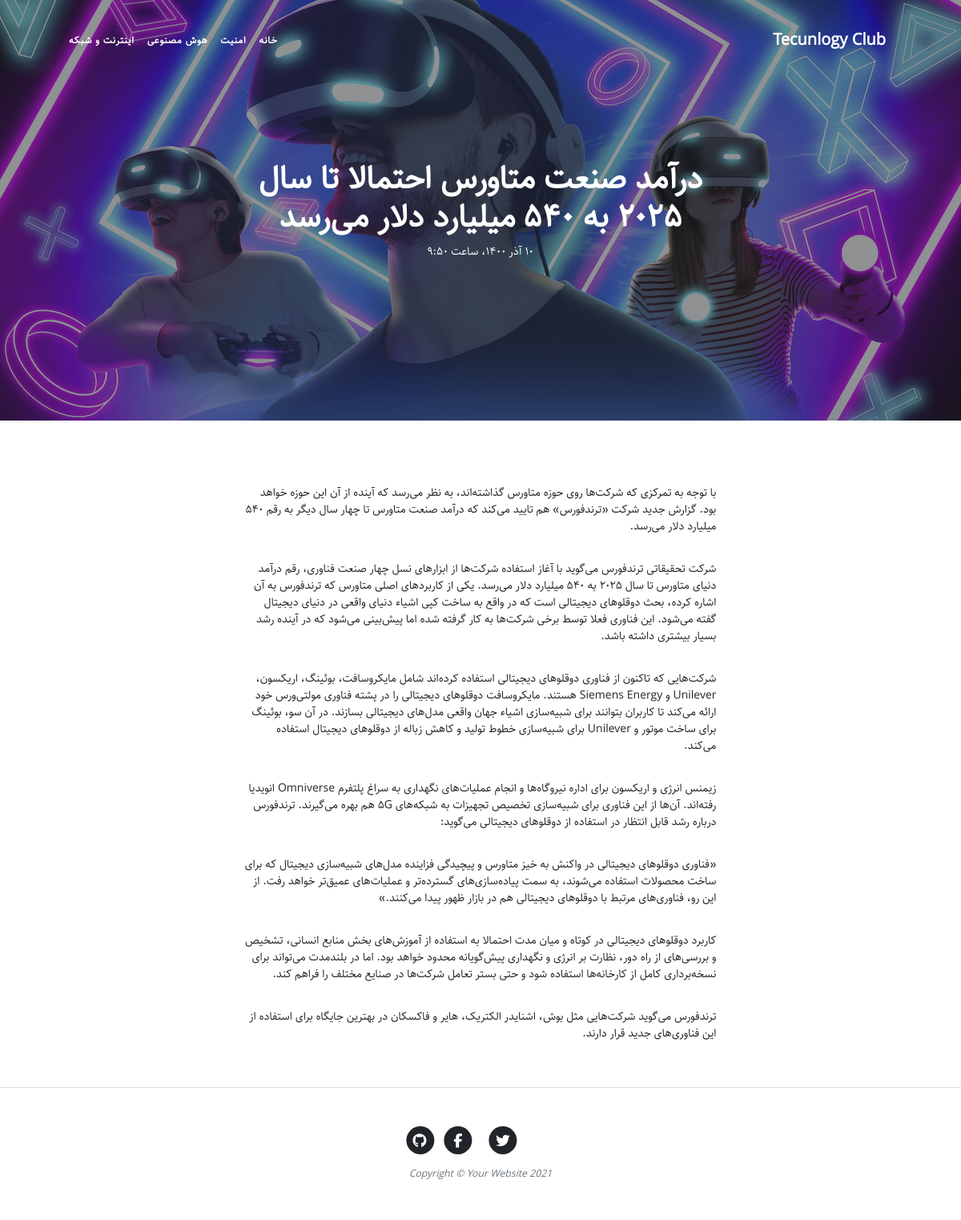
Screenshot of /article/drmd-snaat-mtors-html-t-sl-bh-mlrd-dlr-mrsd with the database file from the repository.
### blog/models.py (models this page shows, shortened)
class Category(models.Model):
    title = models.CharField(max_length=200, verbose_name="عنوان")
    slug = models.SlugField(max_length=200, unique=True, verbose_name="ادرس")
    status = models.BooleanField(
        default=True, verbose_name="ایا نمایش داده شود؟")
    position = models.IntegerField(default=0, verbose_name="پوزیشن")
    class Meta:
        verbose_name = "دسته بندی"
        verbose_name_plural = "دسته بندی ها"
        ordering = ['position']

class Article(models.Model):
    STATUS_CHOICES = (
        ('d', 'پیش نویس'),
        ('p', 'منتشر شده'),
    )
    title = models.CharField(max_length=200, verbose_name="عنوان")
    slug = models.SlugField(max_length=200, unique=True, verbose_name="ادرس")
    category = models.ManyToManyField(
        Category, verbose_name="دسته بندی", related_name="articles")
    description = models.TextField(verbose_name="توضیحات")
    thumbnail = models.ImageField(upload_to='images', verbose_name="تصویر")
    publish = models.DateTimeField(
        default=timezone.now, verbose_name="زمان انتشار")
    created = models.DateTimeField(auto_now_add=True)
    updated = models.DateTimeField(auto_now=True)
    status = models.CharField(
        max_length=1, choices=STATUS_CHOICES, verbose_name="وضعیت")
    class Meta:
        verbose_name = "مقاله"
        verbose_name_plural = "مقالات"
        ordering = ['-publish']
    def jpublish(self):
        return jalali_converter(self.publish)
    jpublish.short_description = "زمان انتشار"
    def category_to_str(self):
        return "، ".join([category.title for category in self.category.all()])
    category_to_str.short_description = "دسته‌بندی"
    objects = ArticleManager()

### blog/views.py (the view)
# urls.py: path('article/<slug:slug>', detail, name="detail"),
def detail(request, slug):
    context = {
        "article": get_object_or_404(Article.objects.published(), slug=slug)
    }
    return render(request, 'blog/single.html', context)

### blog/models.py (called while the page is built)
    def published(self):
        return self.filter(status='p')

### blog/templatetags/base_tags.py (called while the page is built)
@register.simple_tag
def title():
    return "Tecunlogy Club"

@register.inclusion_tag("blog/partials/category_navbar.html")
def category_navbar():
    return {
        "category": Category.objects.filter(status=True)
    }

### extensions/jalali.py (called while the page is built)
    def persian_tuple(self):
        return self.persian_year, self.persian_month, self.persian_day

### extensions/utils.py (called while the page is built)
def persian_numbers_converter(mystr):
    numbers = {
        "0": "۰",
        "1": "۱",
        "2": "۲",
        "3": "۳",
        "4": "۴",
        "5": "۵",
        "6": "۶",
        "7": "۷",
        "8": "۸",
        "9": "۹",
    }
    for e, p in numbers.items():
        mystr = mystr.replace(e, p)
    return mystr

def jalali_converter(time):
    jmonths = ["فروردین", "اردیبهشت", "خرداد", "تیر", "مرداد",
               "شهریور", "مهر", "آبان", "آذر", "دی", "بهمن", "اسفند", ]
    time = timezone.localtime(time)
    time_to_str = "{},{},{}".format(time.year, time.month, time.day)
    time_to_tuple = jalali.Gregorian(time_to_str).persian_tuple()
    time_to_list = list(time_to_tuple)
    for index, month in enumerate(jmonths):
        if time_to_list[1] == index + 1:
            time_to_list[1] = month
            break
    output = "{} {} {}، ساعت {}:{}".format(
        time_to_list[2],
        time_to_list[1],
        time_to_list[0],
        time.hour,
        time.minute,
    )
    return persian_numbers_converter(output)

### blog/templates/blog/single.html
{% extends "blog/base.html" %} {% block title %} | {{article.title}}{%endblock%} {% block main %}
<header class="masthead" style="background-image:
  url('{{ article.thumbnail.url }}')">
  <div class="container position-relative px-4 px-lg-5">
    <div class="row gx-4 gx-lg-5 justify-content-center">
      <div class="col-md-10 col-lg-8 col-xl-7">
        <div class="site-heading">
          <h1>{{ article.title }}</h1>
          <time>{{ article.jpublish }}</time>
        </div>
      </div>
    </div>
  </div>
</header>
<article class="mb-4">
  <div class="container px-4 px-lg-5">
    <div class="row gx-4 gx-lg-5 justify-content-center">
      <div class="col-md-10 col-lg-8 col-xl-7">
        {{ article.description|linebreaks }}
      </div>
    </div>
  </div>
</article>
{% endblock %}

### blog/templates/blog/partials/category_navbar.html
<div class="collapse navbar-collapse nav" id="navbarResponsive">
  <ul class="navbar-nav ml-auto">
    <li class="nav-item">
      <a class="nav-link" href="/">خانه</a>
    </li>
    {% for cat in category %}
    <li class="nav-item">
      <a class="nav-link" href="{% url 'blog:category' cat.slug %}">{{cat.title}}</a>
    </li>
    {% endfor %}
  </ul>
</div>

### blog/static/blog/css/rtl.css (style rules this page uses)
body { direction: rtl; text-align: right; font-family: "Sahel"; font-size: 14px; }
h1, h2, h3, h4, h5, h6, a { font-family: Sahel; }
.navbar-nav { margin-left: initial !important; margin-right: auto; }
header.masthead .site-heading h1 { font-size: 40px; }
.nav ul { padding-right: 0; }
.nav ul li { border-bottom: none; height: 86px; line-height: 86px; font-size: 14px; display: inline-block; float: left; margin: 0 auto; }
.nav ul li a { text-decoration: none; color: #000000; display: block; transition: 0.3s background-color; padding: 0 24px; }
.nav a { border-bottom: none; }

### rows the page displays
Category: title "امنیت"
Category: title "هوش مصنوعی"
Category: title "اینترنت و شبکه"
Article: thumbnail (placeholder picture), title "درآمد صنعت متاورس احتمالا تا سال ۲۰۲۵ به ۵۴۰ میلیارد دلار می‌رسد", jpublish "۱۰ آذر ۱۴۰۰، ساعت ۹:۵۰", description "با توجه به تمرکزی که شرکت‌ها روی حوزه متاورس گذاشته‌اند، به نظر می‌رسد که آینده از آن این حوزه خواهد بود. گزارش جدید شرکت «ترندفورس» هم تایید می‌کند که درآمد صنعت متاورس تا چهار سال دیگر به رقم ۵۴۰ میلیارد دلار می‌رسد. شرکت تحقیقاتی ترندفورس می‌گوید با آغاز استفاده شرکت‌ها از ابزارهای نسل چهار صنعت فناوری، رقم درآمد دنیای متاورس تا سال ۲۰۲۵ به ۵۴۰ میلیارد دلار می‌رسد. یکی از کاربردهای اصلی متاورس که ترندفورس به آن اشاره کرده، بحث دوقلوهای دیجیتالی است که در واقع به ساخت کپی اشیاء دنیای واقعی در دنیای دیجیتال گفته می‌شود. این فناوری فعلا توسط برخی شرکت‌ها به کار گرفته شده اما پیش‌بینی می‌شود که در آینده رشد بسیار بیشتری داشته باشد. شرکت‌هایی که تاکنون از فناوری دوقلوهای دیجیتالی استفاده…"
